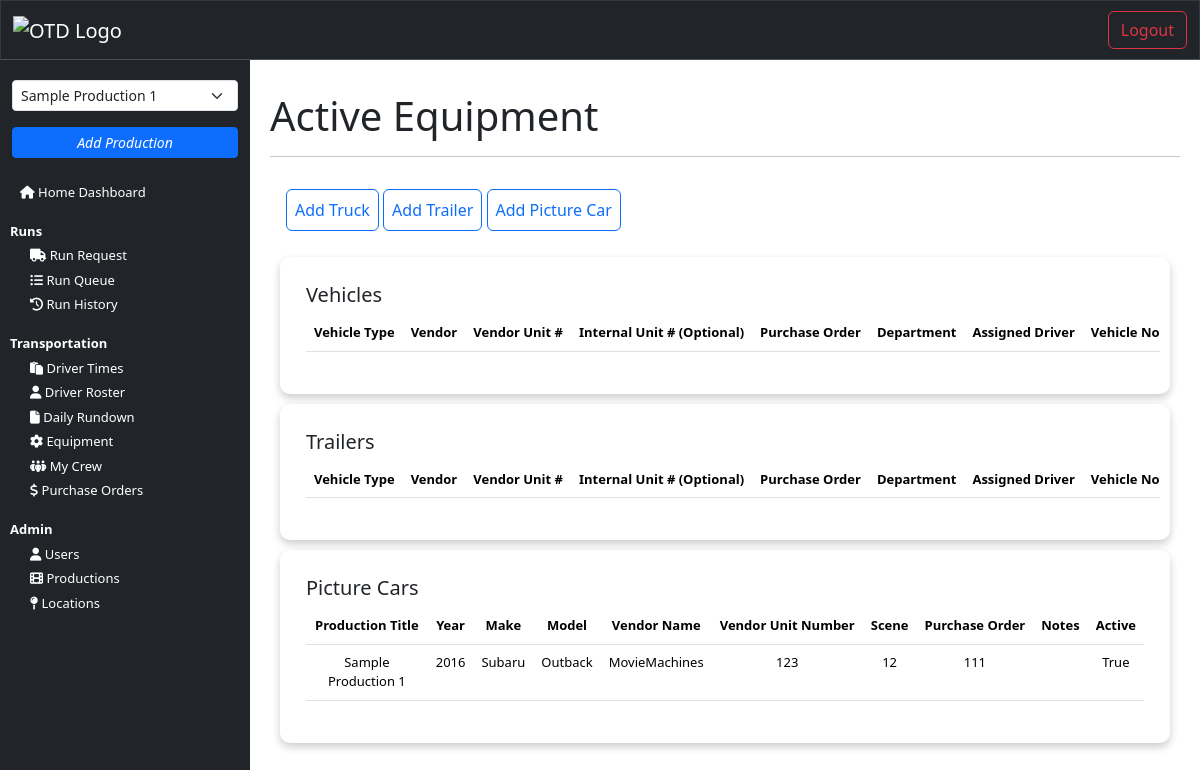
The app's page /equipment_admin (signed in) with its own data.
### transportation/models.py (models this page shows, shortened)
class PictureCars(models.Model):
    production_title = models.ForeignKey(Production, on_delete=models.CASCADE, related_name='picture_cars')
    year = models.IntegerField(null=True)
    make = models.CharField(max_length=150, null=True)
    model = models.CharField(max_length=150, null=True)
    vendor_name = models.CharField(max_length=100, null=True)
    vendor_unit_number = models.CharField(max_length=10, null=True)
    scene = models.CharField(max_length=20, null=True)
    purchase_order = models.CharField(max_length=10, null=True)
    picture_car_notes = models.TextField(max_length=2000, null=True, blank=True)
    is_active = models.BooleanField(default=True)

### core/models.py (models this page shows)
class Production(models.Model):
    create_date = models.DateField(auto_now_add=True)
    code = models.CharField(max_length=6, unique=True, null=True, blank=True)  # Add this field for the 6-digit code
    production_title = models.CharField(max_length=150, null=True) # Official or working title
    production_type = models.CharField(max_length=150, null=True) # Feature or TV
    production_studio = models.CharField(max_length=150, null=True)
    production_email = models.EmailField(_('email address'), null=True)
    production_address_1 = models.CharField(max_length=100, null=True, blank=True)
    production_address_2 = models.CharField(max_length=100, null=True, blank=True)
    production_city = models.CharField(max_length=100, null=True, blank=True)
    production_state = models.CharField(max_length=2, null=True, blank=True)
    production_zip = models.CharField(max_length=10, null=True, blank=True)
    production_phone = models.CharField(max_length=15, null=True, blank=True)
    purchase_order = models.CharField(max_length=10, null=True)
    coordinator_name = models.CharField(max_length=150, null=True)
    coordinator_email = models.EmailField(_('email address'), null=True)
    dot_admin_name = models.CharField(max_length=150, null=True)
    dot_admin_email = models.EmailField(_('email address'), null=True)
    captain_name = models.CharField(max_length=150, null=True)
    captain_email = models.EmailField(_('email address'), null=True)
    production_accountant_name = models.CharField(max_length=150, null=True, blank=True)
    production_accountant_email = models.EmailField(_('email address'), null=True, blank=True)
    production_accountant_phone = models.CharField(max_length=15, null=True, blank=True)
    production_supervisor_name = models.CharField(max_length=150, null=True, blank=True)
    production_supervisor_email = models.EmailField(_('email address'), null=True, blank=True)
    unit_production_manager_name = models.CharField(max_length=150, null=True, blank=True)
    unit_production_manager_email = models.EmailField(_('email address'), null=True, blank=True)
    first_shoot_day = models.DateField(null=True, blank=True)
    last_shoot_day = models.DateField(null=True, blank=True)
    total_shoot_days = models.IntegerField(null=True, blank=True)
    production_notes = models.TextField(max_length=2000, null=True)
    is_active = models.BooleanField(default=True)
    def __str__(self):
        return self.production_title

### interface/views.py (the view)
# urls.py: path('equipment_admin', views.equipment_admin, name="equipment_admin"),
@login_required(login_url='login')
def equipment_admin(request):
    vehicles = Equipment.objects.all()
    picture_cars = PictureCars.objects.all()
    user = get_object_or_404(NewUser, id=request.user.id)
    user_productions = user.productions.filter(is_active=True)
    production_title_in_session = request.session.get('current_production_id')
    if production_title_in_session:
        vehicles = vehicles.filter(production_title=production_title_in_session)
        picture_cars = picture_cars.filter(production_title=production_title_in_session)
    context = {
        'vehicles': vehicles,
        'picture_cars': picture_cars,
        'user_productions': user_productions,
    }
    return render(request, 'interface/equipment_admin.html', context=context)

### interface/templates/interface/equipment_admin.html (shortened to what this page needs)
{% extends 'interface/layout.html' %}
{% load crispy_forms_tags %}
{% block content %}
    <main>
        <br>
        <div class="container">
            <h1>Active Equipment</h1>
            <hr>
            <div class="p-3">
                <a class="btn btn-outline-primary p-2" href="{% url 'add_truck' %}">Add Truck</a>
                <a class="btn btn-outline-primary p-2" href="{% url 'add_truck' %}">Add Trailer</a>
                <a class="btn btn-outline-primary p-2" href="{% url 'add_picture_cars' %}">Add Picture Car</a>
            </div>
            <div class="card-body" id="vehicles">
                <div class="table-responsive p-3">
                    <h5>Vehicles</h5>
                    <table class="table">
                        <thead>
                            <tr>
                                <th scope="col">Vehicle Type</th>
                                <th scope="col">Vendor</th>
                                <th scope="col">Vendor Unit #</th>
                                <th scope="col">Internal Unit # (Optional)</th>
                                <th scope="col">Purchase Order</th>
                                <th scope="col">Department</th>
                                <th scope="col">Assigned Driver</th>
                                <th scope="col">Vehicle Notes</th>
                            </tr>
                        </thead>
                    </table>
                </div>
            </div>
            <div class="card-body" id="trailers">
                <div class="table-responsive p-3">
                    <h5>Trailers</h5>
                    <table class="table">
                        <thead>
                            <tr>
                                <th scope="col">Vehicle Type</th>
                                <th scope="col">Vendor</th>
                                <th scope="col">Vendor Unit #</th>
                                <th scope="col">Internal Unit # (Optional)</th>
                                <th scope="col">Purchase Order</th>
                                <th scope="col">Department</th>
                                <th scope="col">Assigned Driver</th>
                                <th scope="col">Vehicle Notes</th>
                            </tr>
                        </thead>
                    </table>
                </div>
            </div>
            <div class="card-body" id="picture_cars">
                <div class="table-responsive p-3">
                    <h5>Picture Cars</h5>
                    <table class="table">
                        <thead>
                            <tr>
                                <th>Production Title</th>
                                <th>Year</th>
                                <th>Make</th>
                                <th>Model</th>
                                <th>Vendor Name</th>
                                <th>Vendor Unit Number</th>
                                <th>Scene</th>
                                <th>Purchase Order</th>
                                <th>Notes</th>
                                <th>Active</th>
                            </tr>
                        </thead>
                        <tbody>
                            {% for car in picture_cars %}
                            <tr>
                                <td>{{ car.production_title }}</td>
                                <td>{{ car.year }}</td>
                                <td>{{ car.make }}</td>
                                <td>{{ car.model }}</td>
                                <td>{{ car.vendor_name }}</td>
                                <td>{{ car.vendor_unit_number }}</td>
                                <td>{{ car.scene }}</td>
                                <td>{{ car.purchase_order }}</td>
                                <td>{{ car.picture_car_notes }}</td>
                                <td>{{ car.is_active }}</td>
                            </tr>
                            {% endfor %}
                        </tbody>
                    </table>
                </div>
            </div>
        </div>
    </main>
{% endblock %}

### static/css/style.css (style rules this page uses)
body { padding: 0; margin: 0; background-color: white; }
main { margin: 0; padding: 0; }
.card-body { padding: 20px; margin: 20px; border-radius: 10px; box-shadow: 0 4px 8px 0 rgba(0,0,0,0.2); background-color: white; }
td, th { text-align: center; }
@media (min-width: 768px) { .card-body { padding: 10px; margin: 10px; font-size: small; } }
@media (min-width: 994px) { th { white-space: nowrap; } }

### records on screen
PictureCars: production_title "Sample Production 1", year "2016", make "Subaru", model "Outback", vendor_name "MovieMachines", vendor_unit_number "123", scene "12", purchase_order "111", is_active "True"

### other values on screen
form field production_title "Sample Production 1"
